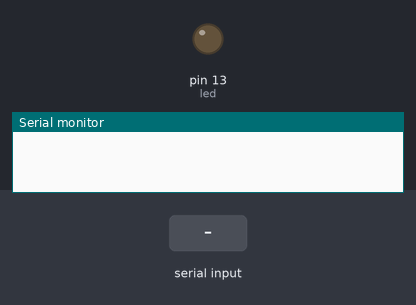
This sketch was run on a simulated Arduino Uno, built with avr-gcc and run on an emulated ATmega328P. Shown: output pins drawn as LEDs (lit = HIGH), the last lines printed to the serial monitor. The inputs (shaded band) are chosen by the test bench.

Above: at 1.2 s.
1.3 s: "1" received over the second serial link
At 2.5 s:
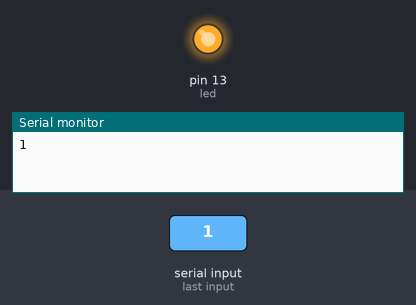
2.8 s: "0" received over the second serial link
At 3.9 s:
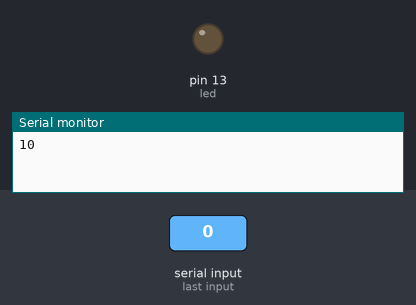
Timing chart, 0 to 5.8 s (numbered marks = the images above; inputs shaded):
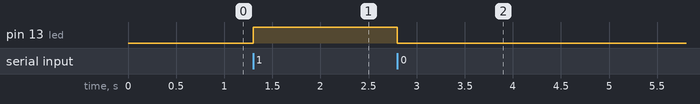

The sketch:

wireless.ino
```cpp
#include <SoftwareSerial.h>

SoftwareSerial BTSerial(7, 8);

int led = LED_BUILTIN;

void setup() {
  pinMode(led, OUTPUT);
  Serial.begin(9600); // 시리얼 통신 선언 (보드레이트 9600)
  BTSerial.begin(9600);
}

void loop() {

  // Bluetooth 연결된 장치에서 읽은 값을 PC 에 보내는 부분
  if(BTSerial.available()) {
    char a = BTSerial.read();
    Serial.write(a);
    if (a == '0'){
      digitalWrite(LED_BUILTIN, LOW); // If value is 0, turn OFF the device
    }
    else if (a == '1'){
      digitalWrite(LED_BUILTIN, HIGH);
    }else{
      Serial.write("eeeeee");
    }
  }

  // PC 에서 읽은 값을 Bluetooth 연결된 장치에 보내는 부분
  if(Serial.available()) {
    BTSerial.write(Serial.read());
  }
}
```

Measured:
- after the input at 1.3 s, pin 13 (led): LOW → HIGH at once
- after the input at 2.8 s, pin 13 (led): HIGH → LOW at once
